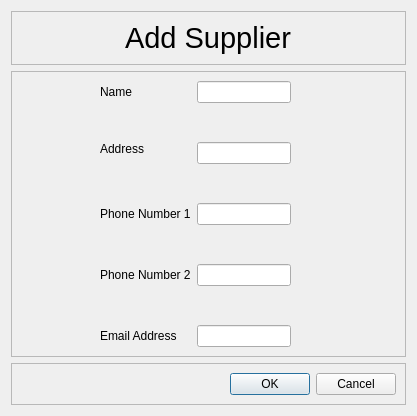
<?xml version="1.0" encoding="UTF-8"?>
<ui version="4.0">
 <class>Dialog</class>
 <widget class="QDialog" name="Dialog">
  <property name="geometry">
   <rect>
    <x>0</x>
    <y>0</y>
    <width>417</width>
    <height>416</height>
   </rect>
  </property>
  <property name="windowTitle">
   <string>Dialog</string>
  </property>
  <layout class="QGridLayout" name="gridLayout_4">
   <item row="2" column="0" colspan="2">
    <widget class="QFrame" name="frame_3">
     <property name="frameShape">
      <enum>QFrame::StyledPanel</enum>
     </property>
     <property name="frameShadow">
      <enum>QFrame::Raised</enum>
     </property>
     <layout class="QGridLayout" name="gridLayout_3">
      <item row="0" column="0">
       <spacer name="horizontalSpacer_8">
        <property name="orientation">
         <enum>Qt::Horizontal</enum>
        </property>
        <property name="sizeHint" stdset="0">
         <size>
          <width>40</width>
          <height>20</height>
         </size>
        </property>
       </spacer>
      </item>
      <item row="0" column="1">
       <widget class="QPushButton" name="okButton">
        <property name="statusTip">
         <string/>
        </property>
        <property name="text">
         <string>OK</string>
        </property>
       </widget>
      </item>
      <item row="0" column="2">
       <widget class="QPushButton" name="cancelButton">
        <property name="text">
         <string>Cancel</string>
        </property>
       </widget>
      </item>
     </layout>
    </widget>
   </item>
   <item row="0" column="0" colspan="2">
    <widget class="QFrame" name="frame">
     <property name="frameShape">
      <enum>QFrame::StyledPanel</enum>
     </property>
     <property name="frameShadow">
      <enum>QFrame::Raised</enum>
     </property>
     <layout class="QGridLayout" name="gridLayout">
      <item row="0" column="0" alignment="Qt::AlignHCenter">
       <widget class="QLabel" name="label">
        <property name="font">
         <font>
          <pointsize>22</pointsize>
         </font>
        </property>
        <property name="text">
         <string>Add Supplier</string>
        </property>
       </widget>
      </item>
     </layout>
    </widget>
   </item>
   <item row="1" column="0" colspan="2">
    <widget class="QFrame" name="frame_2">
     <property name="frameShape">
      <enum>QFrame::StyledPanel</enum>
     </property>
     <property name="frameShadow">
      <enum>QFrame::Raised</enum>
     </property>
     <layout class="QGridLayout" name="gridLayout_2">
      <item row="2" column="3" alignment="Qt::AlignTop">
       <widget class="QLabel" name="addressLabel">
        <property name="text">
         <string>Address</string>
        </property>
       </widget>
      </item>
      <item row="2" column="2">
       <spacer name="horizontalSpacer_2">
        <property name="orientation">
         <enum>Qt::Horizontal</enum>
        </property>
        <property name="sizeHint" stdset="0">
         <size>
          <width>40</width>
          <height>20</height>
         </size>
        </property>
       </spacer>
      </item>
      <item row="4" column="3">
       <widget class="QLabel" name="phoneNumber1Label">
        <property name="text">
         <string>Phone Number 1</string>
        </property>
       </widget>
      </item>
      <item row="6" column="3">
       <widget class="QLabel" name="phoneNumber2Label">
        <property name="text">
         <string>Phone Number 2</string>
        </property>
       </widget>
      </item>
      <item row="2" column="5">
       <spacer name="horizontalSpacer_5">
        <property name="orientation">
         <enum>Qt::Horizontal</enum>
        </property>
        <property name="sizeHint" stdset="0">
         <size>
          <width>40</width>
          <height>20</height>
         </size>
        </property>
       </spacer>
      </item>
      <item row="1" column="4">
       <spacer name="verticalSpacer_2">
        <property name="orientation">
         <enum>Qt::Vertical</enum>
        </property>
        <property name="sizeHint" stdset="0">
         <size>
          <width>20</width>
          <height>40</height>
         </size>
        </property>
       </spacer>
      </item>
      <item row="2" column="8">
       <spacer name="horizontalSpacer">
        <property name="orientation">
         <enum>Qt::Horizontal</enum>
        </property>
        <property name="sizeHint" stdset="0">
         <size>
          <width>40</width>
          <height>20</height>
         </size>
        </property>
       </spacer>
      </item>
      <item row="7" column="4">
       <spacer name="verticalSpacer_5">
        <property name="orientation">
         <enum>Qt::Vertical</enum>
        </property>
        <property name="sizeHint" stdset="0">
         <size>
          <width>20</width>
          <height>40</height>
         </size>
        </property>
       </spacer>
      </item>
      <item row="0" column="3">
       <widget class="QLabel" name="nameLabel">
        <property name="text">
         <string>Name</string>
        </property>
       </widget>
      </item>
      <item row="8" column="3">
       <widget class="QLabel" name="emailLabel">
        <property name="text">
         <string>Email Address</string>
        </property>
       </widget>
      </item>
      <item row="3" column="4">
       <spacer name="verticalSpacer_3">
        <property name="orientation">
         <enum>Qt::Vertical</enum>
        </property>
        <property name="sizeHint" stdset="0">
         <size>
          <width>20</width>
          <height>40</height>
         </size>
        </property>
       </spacer>
      </item>
      <item row="2" column="0">
       <spacer name="horizontalSpacer_4">
        <property name="orientation">
         <enum>Qt::Horizontal</enum>
        </property>
        <property name="sizeHint" stdset="0">
         <size>
          <width>40</width>
          <height>20</height>
         </size>
        </property>
       </spacer>
      </item>
      <item row="5" column="4">
       <spacer name="verticalSpacer_4">
        <property name="orientation">
         <enum>Qt::Vertical</enum>
        </property>
        <property name="sizeHint" stdset="0">
         <size>
          <width>20</width>
          <height>40</height>
         </size>
        </property>
       </spacer>
      </item>
      <item row="2" column="6">
       <spacer name="horizontalSpacer_7">
        <property name="orientation">
         <enum>Qt::Horizontal</enum>
        </property>
        <property name="sizeHint" stdset="0">
         <size>
          <width>40</width>
          <height>20</height>
         </size>
        </property>
       </spacer>
      </item>
      <item row="2" column="1">
       <spacer name="horizontalSpacer_6">
        <property name="orientation">
         <enum>Qt::Horizontal</enum>
        </property>
        <property name="sizeHint" stdset="0">
         <size>
          <width>40</width>
          <height>20</height>
         </size>
        </property>
       </spacer>
      </item>
      <item row="2" column="7">
       <spacer name="horizontalSpacer_3">
        <property name="orientation">
         <enum>Qt::Horizontal</enum>
        </property>
        <property name="sizeHint" stdset="0">
         <size>
          <width>40</width>
          <height>20</height>
         </size>
        </property>
       </spacer>
      </item>
      <item row="0" column="4">
       <widget class="QLineEdit" name="nameInput"/>
      </item>
      <item row="2" column="4">
       <widget class="QLineEdit" name="addressInput"/>
      </item>
      <item row="4" column="4">
       <widget class="QLineEdit" name="phoneNumber1Input"/>
      </item>
      <item row="6" column="4">
       <widget class="QLineEdit" name="phoneNumber2Input"/>
      </item>
      <item row="8" column="4">
       <widget class="QLineEdit" name="emailInput"/>
      </item>
     </layout>
    </widget>
   </item>
  </layout>
 </widget>
 <resources/>
 <connections/>
</ui>
